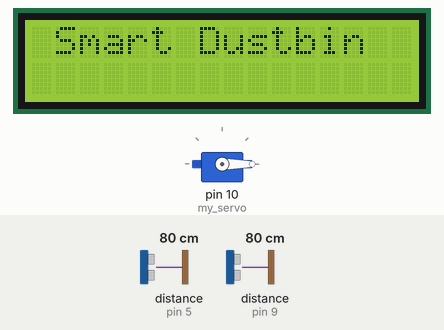
Bench run of a sketch on a simulated Arduino Uno, built with avr-gcc and run on an emulated ATmega328P. Shown: 16×2 character LCD, servo. The inputs (shaded band) are chosen by the test bench; at power-on: distance to the obstacle (sensors on pin 5, pin 9) 80 cm. The echo pulse lasts 58.3 µs per cm; the modem accepts every AT command (registered, SIM ready, sends succeed) and sends nothing else; what the sketch prints to the serial monitor is not drawn.

Above: at 5.2 s.
At 16.3 s:
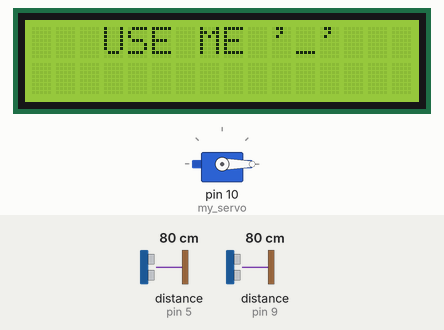
16.4 s: distance to the obstacle (sensor on pin 5) set to 22 cm
18.4 s: distance to the obstacle (sensor on pin 5) set to 19 cm
At 21.2 s:
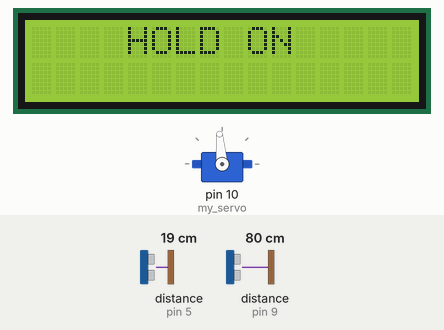
26.6 s: distance to the obstacle (sensor on pin 5) set to 35 cm
28.4 s: distance to the obstacle (sensor on pin 9) set to 12 cm
31.0 s: distance to the obstacle (sensor on pin 9) set to 9 cm
At 32.1 s:
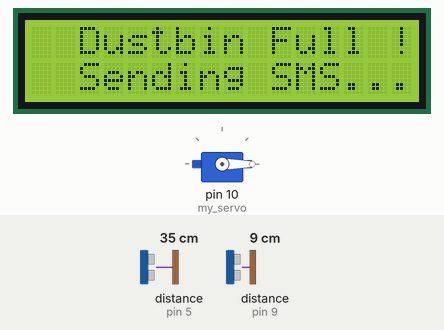
42.6 s: distance to the obstacle (sensor on pin 5) set to 2 cm
At 53.5 s:
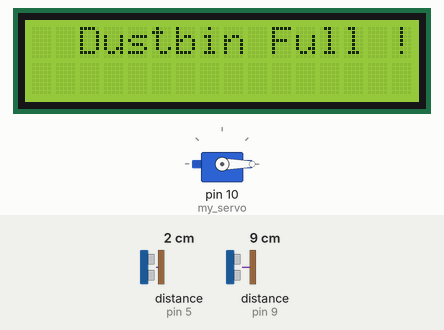
Timing chart, 0 to 62.5 s (numbered marks = the images above; inputs shaded):
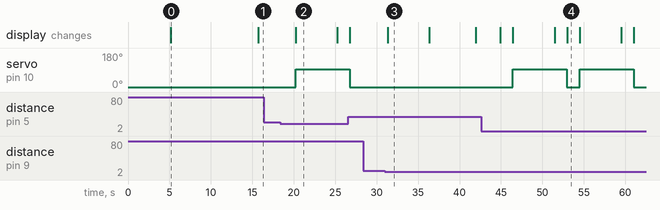

The sketch:

Samart_Dustbin_with_GSM.ino
```cpp
#include <Servo.h> // servo library
#include <SoftwareSerial.h>
#include <LiquidCrystal_I2C.h>

#define trigPin 4 // digital GPIO
#define echoPin 5
#define trigPin1 6
#define echoPin1 9

long duration;
int distance, Meas_distance,  Meas_distance1;

int SMS_count = 0 ; // to count no. of sent SMS


Servo my_servo; // servo instance

SoftwareSerial SIM800_serial(3, 2 ); //Create software serial object to communicate with SIM800 (TX, RX)

LiquidCrystal_I2C lcd(0x27, 16, 2); // set the LCD address to 0x27 for a 16 chars and 2 line display


int Cal_distance(int TRIG ,  int ECHO ) {  // function to calculate distance, with arrguments

  digitalWrite(TRIG, LOW);
  delayMicroseconds(2);
  digitalWrite(TRIG, HIGH);
  delayMicroseconds(10);
  digitalWrite(TRIG, LOW);

  duration = pulseIn(ECHO, HIGH);

  distance = duration * 0.034 / 2; // formula
  return distance ; // return distance value

}


void send_SMS() {

  delay(1000);
  SIM800_serial.println("AT"); // software serial OK
  delay(1000);
  SIM800_serial.println("AT+CMGF=1");  // Configuration for sending SMS
  delay(1000);
  SIM800_serial.println("AT+CMGS=\"+9162XXXXXXXXX\"\r"); // SMS receiving number
  delay(500);
  SIM800_serial.print("SMS Alert ! Dustbin full"); // SMS
  delay(1000);
  SIM800_serial.write(26);
  delay(1000);

  Serial.println("SMS sent");

  // LCD show
  lcd.clear();
  lcd.setCursor(3, 0);
  lcd.println("SMS sent       ");
  delay(3000);
  lcd.clear(); // LCD clear All

}


void setup() {

  // initialize the lcd

  lcd.init();
  lcd.init();
  lcd.backlight();
  lcd.setCursor(0, 0);
  lcd.clear();
  lcd.print("Initializing....");

  Serial.begin(9600);  //Serial COM for debugging
  SIM800_serial.begin(9600); // software serial

  Serial.println("Initializing....");

  pinMode(trigPin, OUTPUT);
  pinMode(trigPin1, OUTPUT);
  pinMode(echoPin, INPUT);
  pinMode(echoPin1, INPUT);
  my_servo.attach(10); // digital pin 10  (PWM)
  my_servo.write(0); // initial position

  // Print a message to the LCD.
  delay(5000);
  lcd.clear();
  lcd.setCursor(1, 0);
  lcd.print("Smart Dustbin");
  delay(10000); // 10 sec

  Serial.println("System started ");
  Serial.println("");

}


void loop() {


  Meas_distance =  Cal_distance(trigPin, echoPin); // call function
  delay(500);

  Meas_distance1 =  Cal_distance(trigPin1, echoPin1); // call function


  // Controle Structure------------------------------------------------------


  if ( Meas_distance < 20) { // 20 cm, dustbin use case

    Serial.println("HOLD ON");

    // LCD show
    lcd.clear();
    lcd.setCursor(4, 0);
    lcd.print("HOLD ON");

    // Open dustbin lid
    my_servo.write(95);
    delay(5000);  // delay

    // LCD show
    lcd.clear();
    lcd.setCursor(3, 0);
    lcd.print("Thank You");
    delay(1500);

    // Dustbin closed
    my_servo.write(0);

  }


  if ( Meas_distance1 < 10) { // 10 cm, dustbin full

    Serial.println("Dustbin full !");

    // LCD show Dustbin Full
    lcd.clear();
    lcd.setCursor(2, 0);
    lcd.print("Dustbin Full !");


  } else {

    // LCD show USE ME label
    lcd.clear();
    lcd.setCursor(3, 0);
    lcd.print("USE ME '_'");


    Serial.print("Ultrasonic 0 : ");
    Serial.print(Meas_distance);

    Serial.print(" , Ultrasonic 1 : ");
    Serial.print(Meas_distance1);
    Serial.println(" cm");

  }


  if ( Meas_distance1 < 10 && SMS_count == 0) { // 10 cm, (dustbin full) and SMS count = 0 (no SMS sent before), send SMS


    Serial.println("Sending SMS...");

    //LCD show
    lcd.setCursor(2, 1);
    lcd.println("Sending SMS...");
    delay(5000);
    lcd.clear();

    send_SMS(); // call SMS alert function

    SMS_count++; // increase value of SMS count by 1

  }


  delay(1000); // a bit of delay

}
```

Measured:
- the behaviour switches between 21 and 20 cm on distance to the obstacle (sensor on pin 5) (found by bisection; images 1 and 2)
- the behaviour switches between 11 and 10 cm on distance to the obstacle (sensor on pin 9) (found by bisection; images 2 and 3)
- after the input at 16.4 s, every drawn part: stays the same
- after the input at 18.4 s, servo on pin 10 (my_servo): 0° → 95° after 1.8 s; the display: changes after 1.8 s (image 2)
- after the input at 28.4 s, every drawn part: stays the same
- after the input at 31.0 s, the display: changes after 0.34 s (image 3)
- after the input at 42.6 s, servo on pin 10 (my_servo): alternates 95° for 6.5 s and 0° for 1.5 s, starting after 3.9 s; the display: first differs from a run without the input after 3.9 s (image 4 shows a later state)
- what the display in image 0 shows lasts 10.5 s, from 5.2 s to 15.7 s
- what the display in image 2 shows lasts 5.1 s, from 20.2 s to 25.3 s
